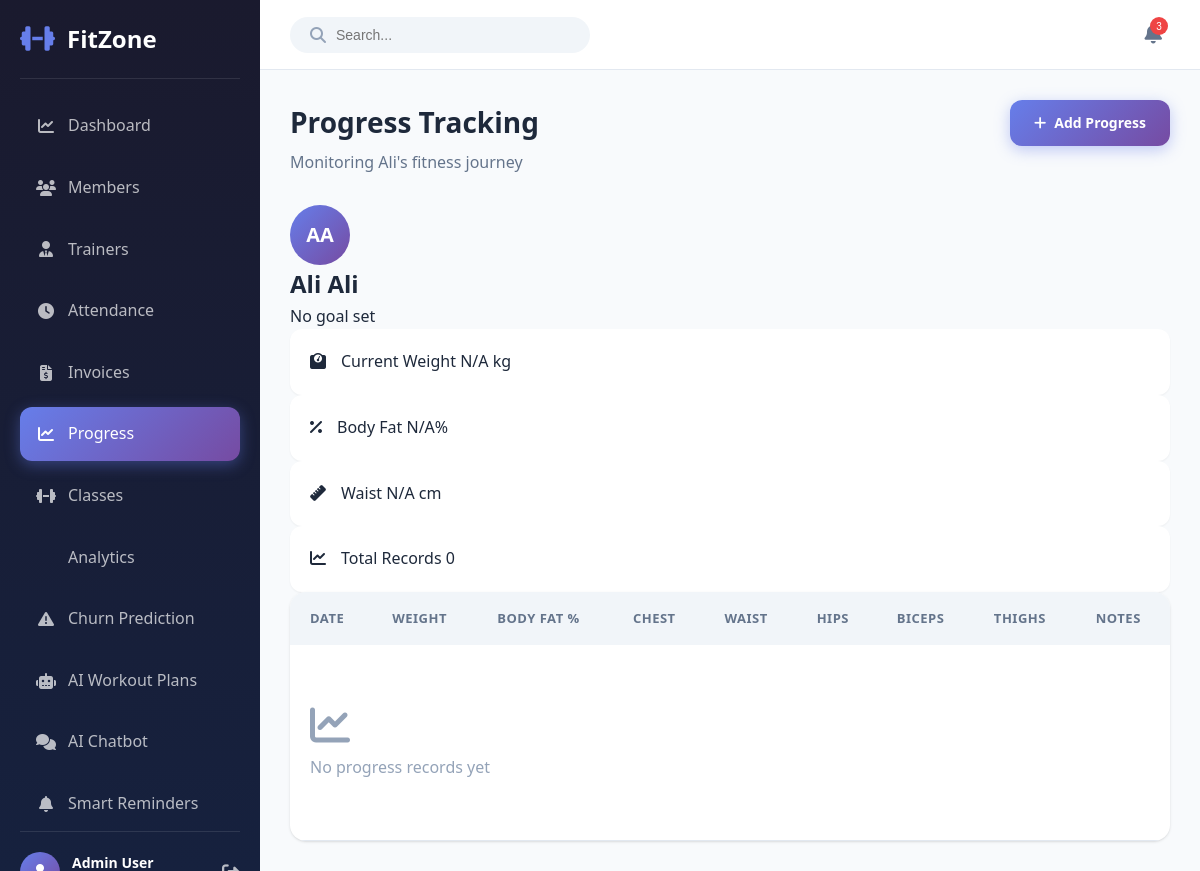
The page /progress/11 (signed in) on the database its author committed.
### models.py (models this page shows, shortened)
class User(UserMixin, db.Model):
    __tablename__ = 'users'
    id = db.Column(db.Integer, primary_key=True)
    email = db.Column(db.String(120), unique=True, nullable=False, index=True)
    password_hash = db.Column(db.String(256), nullable=False)
    first_name = db.Column(db.String(50), nullable=False)
    last_name = db.Column(db.String(50), nullable=False)
    role = db.Column(db.String(20), nullable=False, default='member')  # admin, trainer, member
    phone = db.Column(db.String(20))
    created_at = db.Column(db.DateTime, default=datetime.utcnow)
    updated_at = db.Column(db.DateTime, default=datetime.utcnow, onupdate=datetime.utcnow)
    is_active = db.Column(db.Boolean, default=True)
    profile_image = db.Column(db.String(255), default='default-avatar.png')
    member = db.relationship('Member', backref='user', uselist=False, lazy=True)
    trainer = db.relationship('Trainer', backref='user', uselist=False, lazy=True)

class Member(db.Model):
    __tablename__ = 'members'
    id = db.Column(db.Integer, primary_key=True)
    user_id = db.Column(db.Integer, db.ForeignKey('users.id'), nullable=False)
    date_of_birth = db.Column(db.Date)
    gender = db.Column(db.String(10))
    address = db.Column(db.Text)
    emergency_contact = db.Column(db.String(100))
    emergency_phone = db.Column(db.String(20))
    membership_type = db.Column(db.String(50))  # monthly, quarterly, yearly
    membership_start = db.Column(db.Date)
    membership_end = db.Column(db.Date)
    height = db.Column(db.Float)  # in cm
    weight = db.Column(db.Float)  # in kg
    fitness_goal = db.Column(db.String(100))
    medical_conditions = db.Column(db.Text)
    is_active = db.Column(db.Boolean, default=True)
    created_at = db.Column(db.DateTime, default=datetime.utcnow)
    updated_at = db.Column(db.DateTime, default=datetime.utcnow, onupdate=datetime.utcnow)
    progress_records = db.relationship('ProgressRecord', backref='member', lazy=True, cascade='all, delete-orphan')
    attendance = db.relationship('Attendance', backref='member', lazy=True, cascade='all, delete-orphan')
    payments = db.relationship('Payment', backref='member', lazy=True, cascade='all, delete-orphan')

### app.py (the view)
@app.route('/progress/<int:member_id>')
@login_required
def member_progress(member_id):
    member = Member.query.get_or_404(member_id)
    progress_records = ProgressRecord.query.filter_by(
        member_id=member_id
    ).order_by(ProgressRecord.record_date.desc()).all()
    return render_template('progress.html', progress=progress_records, member=member)

### app.py (called while the page is built)
@login_manager.user_loader
def load_user(user_id):
    return User.query.get(int(user_id))

### templates/progress.html (shortened to what this page needs)
{% extends "base.html" %}
{% block content %}
<div class="page-container">
    <div class="page-header">
        <div class="header-content">
            <h1>Progress Tracking</h1>
            <p>{% if member %}Monitoring {{ member.user.first_name }}'s fitness journey{% else %}Track member fitness progress{% endif %}</p>
        </div>
        {% if current_user.role in ['admin', 'trainer'] %}
        <div class="header-actions">
            <a href="{{ url_for('add_progress') }}" class="btn btn-primary">
                <i class="fas fa-plus"></i>
                <span>Add Progress</span>
            </a>
        </div>
        {% endif %}
    </div>
    {% if member %}
    <div class="member-progress-header">
        <div class="member-info">
            <div class="avatar large">
                {{ member.user.first_name[0] }}{{ member.user.last_name[0] }}
            </div>
            <div>
                <h2>{{ member.user.first_name }} {{ member.user.last_name }}</h2>
                <p>{{ member.fitness_goal or 'No goal set' }}</p>
            </div>
        </div>
    </div>
    <div class="stats-grid mini">
        <div class="stat-card mini">
            <div class="stat-icon">
                <i class="fas fa-weight"></i>
            </div>
            <div class="stat-content">
                <span class="stat-label">Current Weight</span>
                <span class="stat-value">{{ progress[0].weight if progress else 'N/A' }} kg</span>
            </div>
        </div>
        <div class="stat-card mini">
            <div class="stat-icon">
                <i class="fas fa-percentage"></i>
            </div>
            <div class="stat-content">
                <span class="stat-label">Body Fat</span>
                <span class="stat-value">{{ progress[0].body_fat_percentage if progress else 'N/A' }}%</span>
            </div>
        </div>
        <div class="stat-card mini">
            <div class="stat-icon">
                <i class="fas fa-ruler"></i>
            </div>
            <div class="stat-content">
                <span class="stat-label">Waist</span>
                <span class="stat-value">{{ progress[0].waist if progress else 'N/A' }} cm</span>
            </div>
        </div>
        <div class="stat-card mini">
            <div class="stat-icon">
                <i class="fas fa-chart-line"></i>
            </div>
            <div class="stat-content">
                <span class="stat-label">Total Records</span>
                <span class="stat-value">{{ progress|length }}</span>
            </div>
        </div>
    </div>
    <div class="table-container">
        <table class="data-table">
            <thead>
                <tr>
                    <th>Date</th>
                    <th>Weight</th>
                    <th>Body Fat %</th>
                    <th>Chest</th>
                    <th>Waist</th>
                    <th>Hips</th>
                    <th>Biceps</th>
                    <th>Thighs</th>
                    <th>Notes</th>
                </tr>
            </thead>
            <tbody>
                {% for record in progress %}
                <tr>
                    <td>{{ record.record_date.strftime('%b %d, %Y') }}</td>
                    <td>{{ record.weight|default('N/A') }}</td>
                    <td>{{ record.body_fat_percentage|default('N/A') }}</td>
                    <td>{{ record.chest|default('N/A') }}</td>
                    <td>{{ record.waist|default('N/A') }}</td>
                    <td>{{ record.hips|default('N/A') }}</td>
                    <td>{{ record.biceps|default('N/A') }}</td>
                    <td>{{ record.thighs|default('N/A') }}</td>
                    <td>{{ record.notes|default('') }}</td>
                </tr>
                {% else %}
                <tr>
                    <td colspan="9" class="empty-table">
                        <i class="fas fa-chart-line"></i>
                        <p>No progress records yet</p>
                    </td>
                </tr>
                {% endfor %}
            </tbody>
        </table>
    </div>
    {% endif %}
</div>
{% endblock %}

### templates/base.html (shortened to what this page needs)
<!DOCTYPE html>
<html lang="en">
<head>
    <link rel="stylesheet" href="{{ url_for('static', filename='css/style.css') }}">
    <link rel="stylesheet" href="https://cdnjs.cloudflare.com/ajax/libs/font-awesome/6.4.0/css/all.min.css">
</head>
<body>
    {% if current_user.is_authenticated %}
    <aside class="sidebar" id="sidebar">
        <div class="sidebar-header">
            <div class="logo">
                <i class="fas fa-dumbbell"></i>
                <span>FitZone</span>
            </div>
        </div>
        <nav class="sidebar-nav">
            <a href="{{ url_for('dashboard') }}" class="nav-item {% if request.endpoint == 'dashboard' %}active{% endif %}">
                <i class="fas fa-chart-line"></i>
                <span>Dashboard</span>
            </a>
            {% if current_user.role in ['admin', 'trainer'] %}
            <a href="{{ url_for('members') }}" class="nav-item {% if request.endpoint in ['members', 'member_detail', 'add_member', 'edit_member'] %}active{% endif %}">
                <i class="fas fa-users"></i>
                <span>Members</span>
            </a>
            {% endif %}
            {% if current_user.role == 'admin' %}
            <a href="{{ url_for('trainers') }}" class="nav-item {% if request.endpoint in ['trainers', 'trainer_detail', 'add_trainer'] %}active{% endif %}">
                <i class="fas fa-user-tie"></i>
                <span>Trainers</span>
            </a>
            {% endif %}
            <a href="{{ url_for('attendance') }}" class="nav-item {% if request.endpoint == 'attendance' %}active{% endif %}">
                <i class="fas fa-clock"></i>
                <span>Attendance</span>
            </a>
            <a href="{{ url_for('invoices') }}" class="nav-item {% if request.endpoint in ['invoices', 'create_invoice', 'pay_invoice'] %}active{% endif %}">
                <i class="fas fa-file-invoice-dollar"></i>
                <span>Invoices</span>
            </a>
            <a href="{{ url_for('progress') }}" class="nav-item {% if request.endpoint in ['progress', 'member_progress', 'add_progress'] %}active{% endif %}">
                <i class="fas fa-chart-line"></i>
                <span>Progress</span>
            </a>
            {% if current_user.role in ['admin', 'trainer'] %}
            <a href="{{ url_for('classes_list') }}" class="nav-item {% if request.endpoint in ['classes_list', 'add_class', 'edit_class'] %}active{% endif %}">
                <i class="fas fa-dumbbell"></i>
                <span>Classes</span>
            </a>
            {% endif %}
             {% if current_user.role == 'admin' %}
             <a href="{{ url_for('analytics') }}" class="nav-item {% if request.endpoint == 'analytics' %}active{% endif %}">
                 <span>Analytics</span>
             </a>
             {% endif %}
             {% if current_user.role == 'admin' %}
             <a href="{{ url_for('churn_prediction') }}" class="nav-item {% if request.endpoint in ['churn_prediction', 'member_churn_details', 'retrain_churn_model'] %}active{% endif %}">
                 <i class="fas fa-exclamation-triangle"></i>
                 <span>Churn Prediction</span>
             </a>
             {% endif %}
            <a href="{{ url_for('workout_plans') }}" class="nav-item {% if request.endpoint in ['workout_plans', 'workout_plan_detail'] %}active{% endif %}">
                <i class="fas fa-robot"></i>
                <span>AI Workout Plans</span>
            </a>
            <a href="{{ url_for('chatbot_page') }}" class="nav-item {% if request.endpoint == 'chatbot_page' %}active{% endif %}">
                <i class="fas fa-comments"></i>
                <span>AI Chatbot</span>
            </a>
            {% if current_user.role == 'admin' %}
            <a href="{{ url_for('payment_reminders') }}" class="nav-item {% if request.endpoint == 'payment_reminders' %}active{% endif %}">
                <i class="fas fa-bell"></i>
                <span>Smart Reminders</span>
            </a>
            {% endif %}
        </nav>
        <div class="sidebar-footer">
            <div class="user-info">
                <div class="user-avatar">
                    <i class="fas fa-user"></i>
                </div>
                <div class="user-details">
                    <span class="user-name">{{ current_user.first_name }} {{ current_user.last_name }}</span>
                </div>
            </div>
            <a href="{{ url_for('logout') }}" class="logout-btn">
                <i class="fas fa-sign-out-alt"></i>
            </a>
        </div>
    </aside>
    <main class="main-content">
        <header class="top-header">
            <div class="header-search">
                <i class="fas fa-search"></i>
                <input type="text" placeholder="Search...">
            </div>
            <div class="header-actions">
                <button class="notification-btn">
                    <i class="fas fa-bell"></i>
                    <span class="notification-badge">3</span>
                </button>
            </div>
        </header>
        <div class="content-wrapper">
            {% block content %}{% endblock %}
        </div>
    </main>
    {% endif %}
</body>
</html>

### rows shown on the page
User: first_name "Admin", last_name "User"
User: user.first_name "Ali", user "A", user.last_name "Ali"
Member: fitness_goal "No goal set"

### other values the page prints
{{ progress[0].weight if progress else 'N/A' }} "N/A"
{{ progress[0].body_fat_percentage if progress else 'N/A' }} "N/A"
{{ progress[0].waist if progress else 'N/A' }} "N/A"
{{ progress|length }} "0"
